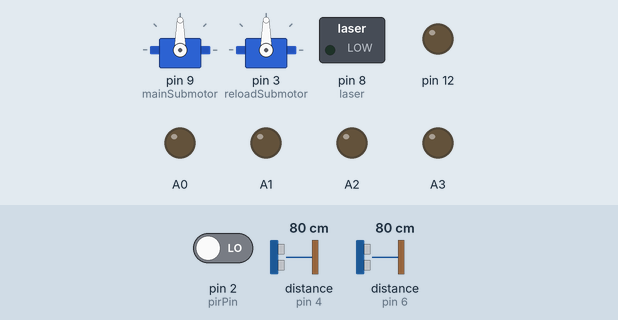
Recording of a sketch running on a simulated Arduino Uno, built with avr-gcc and run on an emulated ATmega328P. On the bench: 2 × servo, switched loads named in the sketch (green lamp = pin HIGH), output pins drawn as LEDs (lit = HIGH). Wiring (inferred from the names in the program): 2 × ultrasonic range finder: trigger pin 5, echo pin 4 / trigger pin 7, echo pin 6. The test bench sets the inputs (shaded band); at power-on: distance to the obstacle (sensors on pin 4, pin 6) 80 cm, pin 2 (pirPin) LOW. The echo pulse lasts 58.3 µs per cm; pins used as bus, display or sensor lines are not drawn; what the sketch prints to the serial monitor is not drawn.

Above: at 1.2 s.
1.3 s: distance to the obstacle (sensor on pin 4) set to 89 cm
At 4.0 s:
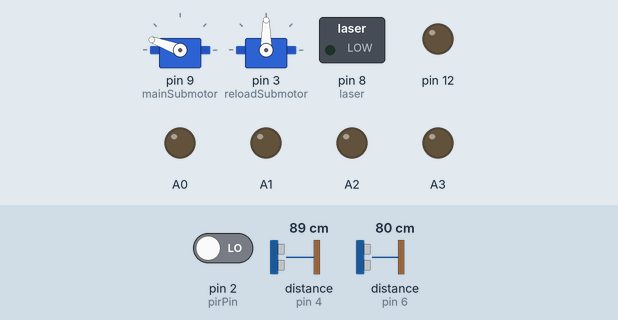
4.3 s: distance to the obstacle (sensor on pin 6) set to 88 cm
5.8 s: distance to the obstacle (sensor on pin 6) set to 98 cm
At 6.19 s:
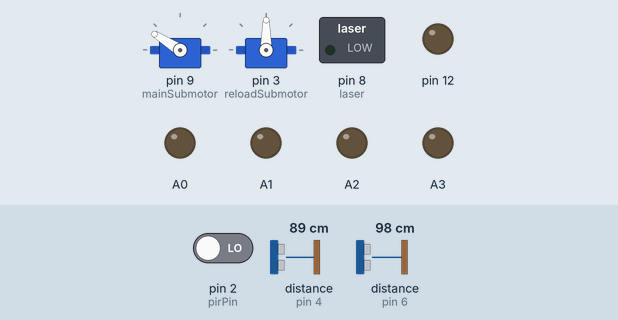
8.8 s: pin 2 (pirPin) driven HIGH
At 11.1 s:
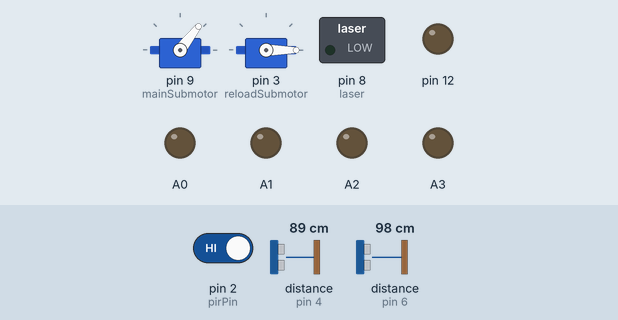
11.4 s: pin 2 (pirPin) driven LOW
At 13.4 s:
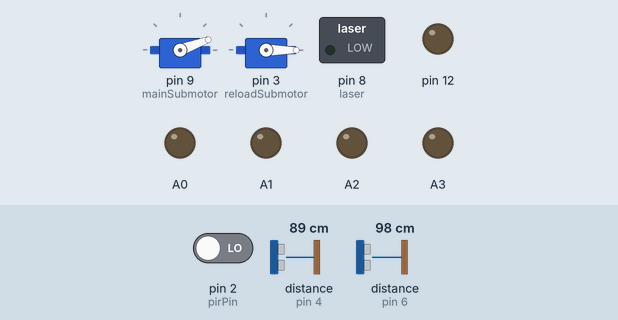
14.4 s: distance to the obstacle (sensor on pin 4) set to 100 cm
15.9 s: distance to the obstacle (sensor on pin 4) set to 106 cm
At 17.13 s:
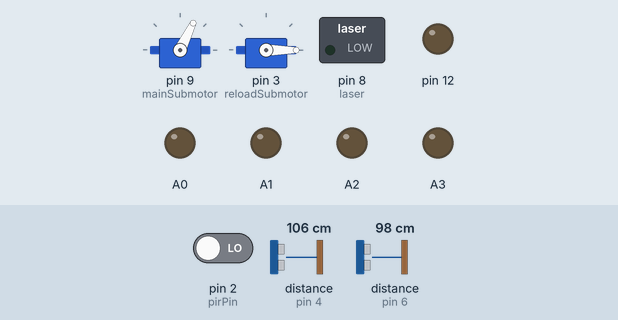
Timing chart, 0 to 19.9 s (numbered marks = the images above; inputs shaded):
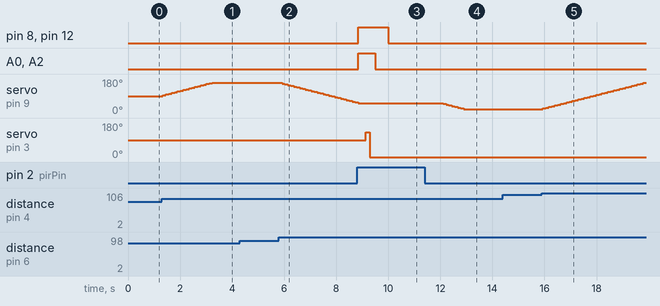

The sketch:

TurretModule.ino
```cpp
#include <Servo.h>

Servo myservo1;
Servo myservo2;

int pos = 90;

int laser = 8; // 레이저 모듈

int mainSubmotor = 9; // 방향 전환 서브모터
int reloadSubmotor = 3; // 재장전 서브모터
const int pirPin = 2;  // PIR 센서가 연결된 핀

int trigPin_R = 5; // 오른쪽 초음파 센서 trigPin
int echoPin_R = 4; // 오른쪽 초음파 센서 echoPin

int trigPin_L = 7; // 왼쪽 초음파 센서 trigPin
int echoPin_L = 6; // 왼쪽 초음파 센서 echoPin

int threshold = 100;

long Lduration, Rduration, Lcm, Rcm;


void setup() {

  Serial.begin(9600);
  pinMode(12, OUTPUT);
  pinMode(pirPin, INPUT);
  pinMode(mainSubmotor,OUTPUT);
  myservo1.attach(mainSubmotor);
  pinMode(reloadSubmotor,OUTPUT);
  myservo2.attach(reloadSubmotor);
  pinMode(laser, OUTPUT);

  myservo1.write(pos);

  pinMode(echoPin_L, INPUT);
  pinMode(trigPin_L, OUTPUT);

  pinMode(echoPin_R, INPUT);
  pinMode(trigPin_R, OUTPUT);

  // Motor B Motor A 정방향 기준 A3 A2 A1 A0
  pinMode(A0, OUTPUT);              // 5번핀을 출력모드로 설정합니다.
  pinMode(A1, OUTPUT);              // 6번핀을 출력모드로 설정합니다.
  pinMode(A2, OUTPUT);             // 10번핀을 출력모드로 설정합니다.
  pinMode(A3, OUTPUT);           // 11번핀을 출력모드로 설정합니다.

}


void loop()

{
  digitalWrite(trigPin_R, HIGH); //trigPin에서 초음파 발생(echoPin도 HIGH)
  delayMicroseconds(10);
  digitalWrite(trigPin_R, LOW);
  Rduration = pulseIn(echoPin_R, HIGH); //echoPin 이 HIGH를 유지한 시간 저장
  Rcm = ((float)(340 * Rduration) / 10000) / 2;

  digitalWrite(trigPin_L, HIGH); //trigPin에서 초음파 발생(echoPin도 HIGH)
  delayMicroseconds(10);
  digitalWrite(trigPin_L, LOW);
  Lduration = pulseIn(echoPin_L, HIGH); //echoPin 이 HIGH를 유지한 시간 저장
  Lcm = ((float)(340 * Lduration) / 10000) / 2;

  Serial.print("Left = ");
  Serial.print(Lcm);
  Serial.print("cm || ");
  Serial.print("Right = ");
  Serial.print(Rcm);
  Serial.print("cm");
  Serial.println();

  follow();
  motion_tracking(); //동작 감지 센서

  delay(100);

}


// 초음파 거리를 비교해서 추적
void follow(){
  if (Lcm <= threshold || Rcm <= threshold){

    if(Lcm + 4 < Rcm){
      pos = pos + 4;
    }

    if(Rcm + 4 < Lcm){
      pos = pos - 4;
    }
  }

  if (pos > 160){
      pos = 160;
  }

  if (pos < 20){
      pos = 20;
  }

  myservo1.write(pos);
}

//동작 감지 센서
void motion_tracking() {
  int motion = digitalRead(pirPin); //PIR 센서 감지
  if (motion == HIGH) {  // 움직임이 감지되면
    Serial.print("동작이 감지되었습니다.");
    launch_missile();
    delay(2000);
  }
}

// dc모터 회전
void dc_motorON() {
  analogWrite(A0, 255);
  analogWrite(A1, 0);
  analogWrite(A2, 255);
  analogWrite(A3, 0);
}

// 미사일 발사 코드
void launch_missile() {
  int reload_pos = 0;
  digitalWrite(12,1);
  dc_motorON();
  digitalWrite(laser, HIGH);
  delay(100);
  dc_motorON();
  delay(100);
  dc_motorON();
  delay(100);
  dc_motorON();
  reload_pos = 130;
  myservo2.write(reload_pos);
  delay(150);
  dc_motorON();
  reload_pos = 0;
  myservo2.write(reload_pos);
  delay(100);
  dc_motorON();
  delay(100);
  analogWrite(A0, 0);
  analogWrite(A1, 0);
  analogWrite(A2, 0);
  analogWrite(A3, 0);
  delay(500);
  digitalWrite(laser, LOW);
  digitalWrite(12,0);
}
```

Measured:
- the behaviour switches between 84 and 85 cm on distance to the obstacle (sensor on pin 4) (found by bisection; images 0 and 1)
- the behaviour switches between 93 and 94 cm on distance to the obstacle (sensor on pin 6) (found by bisection; images 1 and 2)
- the behaviour switches between 102 and 103 cm on distance to the obstacle (sensor on pin 4) (found by bisection; images 4 and 5)
- after the input at 1.3 s, servo on pin 9 (mainSubmotor): moves from 90° to 160° over 1.9 s, starting at once
- after the input at 4.3 s, every drawn part: stays the same
- after the input at 5.8 s, servo on pin 9 (mainSubmotor): moves from 160° to 56° over 2.8 s, starting after 0.12 s
- after the input at 8.8 s, pin 8 (laser), pin 12: LOW → HIGH at once, → LOW 1.2 s later; A0, A2: LOW → HIGH at once, → LOW 0.65 s later; servo on pin 9 (mainSubmotor): goes on until 8.8 s, then stays 52°; servo on pin 3 (reloadSubmotor): 90° → 130° after 0.34 s, → 0° 0.15 s later
- after the input at 11.4 s, pin 8 (laser), pin 12, A0, A2: stays LOW (without the input it goes to HIGH after 0.71 s); servo on pin 3 (reloadSubmotor): stays 0° (without the input it goes to 130° after 1.0 s)
- after the input at 14.4 s, every drawn part: stays the same
- after the input at 15.9 s, servo on pin 9 (mainSubmotor): moves from 20° to 160° over 3.9 s, starting at once
